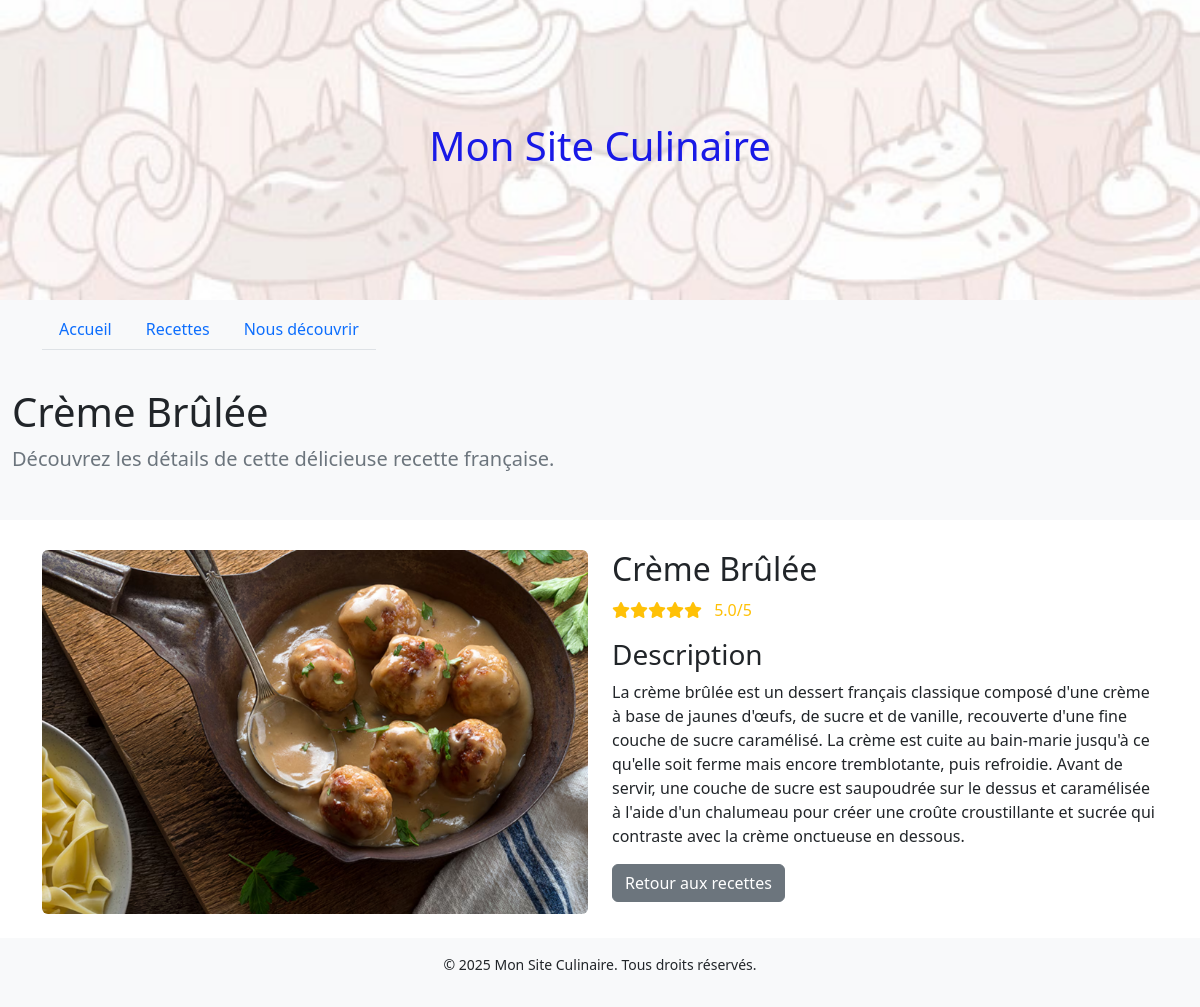
The page /recette.php?id=6 on the database its author committed.
### tables this page shows
CREATE TABLE IF NOT EXISTS recettes (
    id INT AUTO_INCREMENT PRIMARY KEY,
    titre VARCHAR(255) NOT NULL,
    photo VARCHAR(255) NOT NULL,
    note DECIMAL(3,1) NOT NULL,
    description_courte TEXT NOT NULL,
    description_longue TEXT NOT NULL,
    created_at TIMESTAMP DEFAULT CURRENT_TIMESTAMP
);

### recette.php (the view, shortened to what this page needs)
<?php
require_once 'config.php';
$recipeId = isset($_GET['id']) ? intval($_GET['id']) : 0;
try {
    $stmt = $pdo->prepare("SELECT * FROM recettes WHERE id = ?");
    $stmt->execute([$recipeId]);
    $recipe = $stmt->fetch();
} catch (PDOException $e) {
    die("Error fetching recipe: " . $e->getMessage());
}
?>
<!DOCTYPE html>
<html lang="fr">
  <head>
    <link rel="stylesheet" href="https://cdnjs.cloudflare.com/ajax/libs/font-awesome/6.0.0/css/all.min.css">
    <link rel="stylesheet" href="bootstrap-5.2.3-dist/css/bootstrap.min.css">
    <link rel="stylesheet" href="cuisinier.css">
    <link rel="stylesheet" href="custom.css">
  </head>
  <body>
    <header class="bg-light py-3 custom-header">
      <div class="container">
        <h1 class="text-center">Mon Site Culinaire</h1>
      </div>
    </header>
    <nav class="navbar navbar-expand-lg navbar-light bg-light">
      <div class="container">
        <ul class="nav nav-tabs">
          <li class="nav-item">
            <a class="nav-link" href="index.php">Accueil</a>
          </li>
          <li class="nav-item">
            <a class="nav-link" href="recettes.php">Recettes</a>
          </li>
          <li class="nav-item">
            <a class="nav-link" href="decouvrir.php">Nous découvrir</a>
          </li>
        </ul>
      </div>
    </nav>
    <div class="jumbotron">
      <div class="container">
        <h1 class="display-4"><?php echo htmlspecialchars($recipe['titre']); ?></h1>
        <p class="lead">Découvrez les détails de cette délicieuse recette française.</p>
      </div>
    </div>
    <main class="container my-4">
      <div class="row">
        <div class="col-md-6">
          <img src="<?php echo htmlspecialchars($recipe['photo']); ?>" class="img-fluid rounded" alt="<?php echo htmlspecialchars($recipe['titre']); ?>">
        </div>
        <div class="col-md-6">
          <h2><?php echo htmlspecialchars($recipe['titre']); ?></h2>
          <div class="rating mb-3">
            <?php
            $fullStars = floor($recipe['note']);
            for ($i = 0; $i < $fullStars; $i++) {
                echo '<i class="fas fa-star text-warning"></i>';
            }
            ?>
            <span class="ms-2"><?php echo htmlspecialchars($recipe['note']); ?>/5</span>
          </div>
          <h3>Description</h3>
          <p><?php echo nl2br(htmlspecialchars($recipe['description_longue'])); ?></p>
          <a href="recettes.php" class="btn btn-secondary">Retour aux recettes</a>
        </div>
      </div>
    </main>
    <footer class="bg-light py-3 mt-auto">
      <div class="container">
        <p class="text-center small">&copy; 2025 Mon Site Culinaire. Tous droits réservés.</p>
      </div>
    </footer>
  </body>
</html>

### cuisinier.css (style rules this page uses)
.jumbotron { background-color: #f8f9fa; padding: 30px 0; margin-bottom: 30px; border-radius: 0; }
.jumbotron .container { max-width: 1200px; }
.display-4 { font-size: 2.5rem; font-weight: 300; line-height: 1.2; color: #212529; }
.lead { font-size: 1.25rem; font-weight: 300; color: #6c757d; }
.rating { margin: 10px 0; color: #ffc107; }

### custom.css (style rules this page uses)
header { background-image: url('background.jpg'); background-size: cover; background-position: center; height: 300px; display: flex; align-items: center; justify-content: center; color: rgb(25, 25, 230); text-align: center; }

### rows shown on the page
recettes: titre "Crème Brûlée", photo (picture), note "5.0", description_longue "La crème brûlée est un dessert français classique composé d'une crème à base de jaunes d'œufs, de sucre et de vanille, recouverte d'une fine couche de sucre caramélisé. La crème est cuite au bain-marie jusqu'à ce qu'elle soit ferme mais encore tremblotante, puis refroidie. Avant de servir, une couche de sucre est saupoudrée sur le dessus et caramélisée à l'aide d'un chalumeau pour créer une croûte croustillante et sucrée qui contraste avec la crème onctueuse en dessous."
